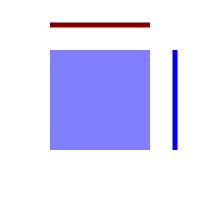

Generate this figure with Python:
#!/usr/bin/env python

    #what I downloaded in the terminal before running this!!!!
    #`conda create -n motifmark`
    #`conda activate motifmark`
    #`conda install -c conda-forge pycairo`

import cairo

#assigning the width and height of the image
width, height = 200, 200

#making the parameters (the size of the output) and naming the output
surface = cairo.SVGSurface("pycairo_basics.svg", width, height)
#making the content onto the surface
context = cairo.Context(surface)

#everything below is drawing ontop of the surface --------------------

#drawing a red horizontal line
context.set_line_width(5)
context.set_source_rgba(0.5, 0, 0) #red
context.move_to(50,25)
context.line_to(150,25)
context.stroke()

#drawing a blue vertical line
context.set_line_width(5)
context.set_source_rgb(0, 0, 1) #blue
context.move_to(175,50)
context.line_to(175,150)
context.stroke()

#drawing a rectangle
context.set_source_rgb(0.5, 0.5, 1) #light purple
context.rectangle(50,50,100,100)    #(x0,y0,x1,y1) (x_start, y_start, x_distance, y_distance)
context.fill()
surface.finish()
